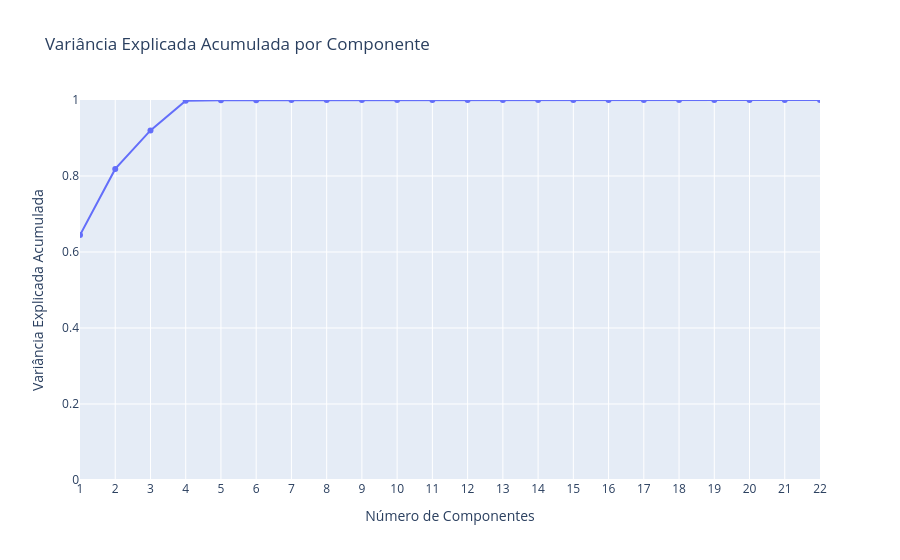

Source (notebook cell):
### Code cell
# Variância explicada por cada componente
explained_variance = pca.explained_variance_ratio_
# Variância explicada acumulada
cumulative_variance = explained_variance.cumsum()

# Plotando a variância explicada acumulada
df_pca = pd.DataFrame({
    'n_components': range(1, len(cumulative_variance) + 1),
    'cumulative_variance': cumulative_variance})

fig = px.line(df_pca, x='n_components', y='cumulative_variance',
    markers=True, title='Variância Explicada Acumulada por Componente',
    labels={'n_components': 'Número de Componentes', 'cumulative_variance': 'Variância Explicada Acumulada'})
fig.update_layout(xaxis=dict(dtick=1, tickmode='linear', range=[1, len(cumulative_variance)]),
                  yaxis=dict(range=[0, 1]))
fig.show()

### Figure 1 — Plotly figure (JSON) as saved in the notebook; plotly's stock layout.template omitted (floating-point values rounded to 4 significant figures)
{"data": [{"hovertemplate": "Número de Componentes=%{x}<br>Variância Explicada Acumulada=%{y}<extra></extra>", "legendgroup": "", "line": {"color": "#636efa", "dash": "solid"}, "marker": {"symbol": "circle"}, "mode": "lines+markers", "name": "", "orientation": "v", "showlegend": false, "type": "scatter", "x": [1, 2, 3, 4, 5, 6, 7, 8, 9, 10, 11, 12, 13, 14, 15, 16, 17, 18, 19, 20, 21, 22], "xaxis": "x", "y": [0.6445, 0.8187, 0.92, 0.9981, 0.9995, 0.9997, 0.9998, 0.9999, 0.9999, 0.9999, 0.9999, 0.9999, 1.0, 1.0, 1.0, 1.0, 1.0, 1.0, 1.0, 1.0, 1.0, 1.0], "yaxis": "y"}], "layout": {"legend": {"tracegroupgap": 0}, "title": {"text": "Variância Explicada Acumulada por Componente"}, "xaxis": {"anchor": "y", "domain": [0, 1], "dtick": 1, "range": [1, 22], "tickmode": "linear", "title": {"text": "Número de Componentes"}}, "yaxis": {"anchor": "x", "domain": [0, 1], "range": [0, 1], "title": {"text": "Variância Explicada Acumulada"}}}}
